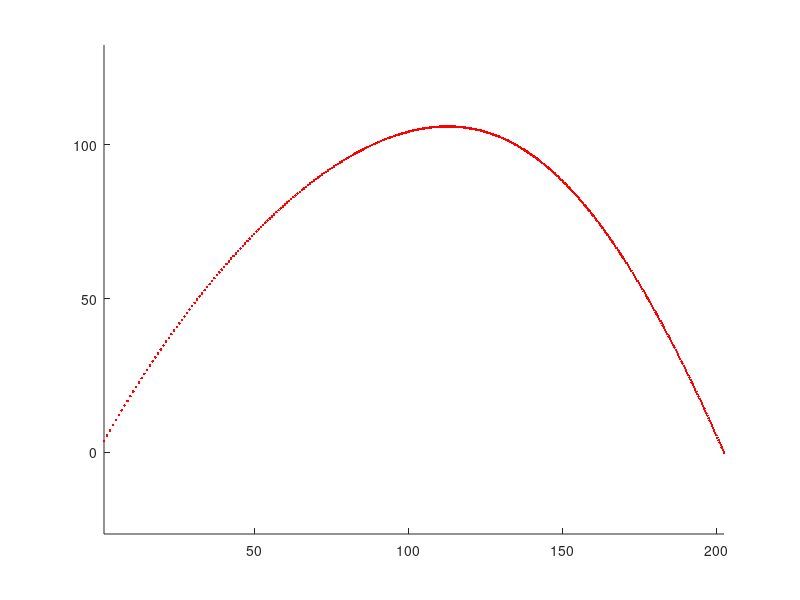

The MATLAB source for this figure:
g = 9.81; %Acceleration by gravity
dt = 0.025; %time step increment
vWind = [4 0]; %wind speed vector CHANGE THIS VALUE TO [10 0] or [-10 0]
mass = 4; %mass of projectile
rho = 1.225; %density of air
coeffDrag = 0.5; %Coefficient of drag, generally 0.5 for a sphere
area = 0.097986; %cross-sectional area of projectile
maxDist = 0; %var for max distance
maxTheta = 0; %var for max theta
maxV = 0;

%define trebuchet constants
lRod = 14; %length of rod, meters
k = 2762.45; %spring constant, N/m
I = 16676.78; %moment of inertia


%find optimal theta
for theta = 0:0.05:90
    h = lRod*sind(theta);
    xs2 = 2 * lRod^2 - 2 * lRod^2 * cosd(theta);
    xi = -lRod * cosd(theta);
    vi = sqrt( ((0.5 * k * xs2) + (mass * g * h))/(0.5 * mass + I/(lRod^2)) );
    v=[vi*cosd(theta) vi*sind(theta)]; %velocity into components
    p = [xi h]; %update this to be the initial position vector
    while p(2)>0
        vLast = v;

        %      1/2 *density  *  Cd  *  x-sect-area * v^2   *   opposite sign of current velocity 
        Fdrag = 0.5 * rho * coeffDrag * area * (vLast.^2) .* (-1 * sign(vLast));

        %Fnet is gravity plus drag
        Fnet = [0 -g*mass] + Fdrag;

        a = Fnet / mass; %acceleration
        v = vLast + a*dt; %new current velocity

        vAvg = 0.5 * (vLast + v); %avg velocity over last time interval
        p = p + (vAvg+vWind)*dt; %update position
    end
    if p(1)>maxDist %check to find max distance/theta
        maxDist = p(1);
        maxTheta = theta;
        maxV = vi;
    end
    disp(['Distance travelled: ' num2str(p(1))]);
end
disp(['Max v: ' num2str(maxV)]);
disp(['Max distance: ' num2str(maxDist)]);
disp(['Angle: ' num2str(maxTheta)]);

%draw plot for best theta
figure
theta=maxTheta;
v=[vi*cosd(theta) vi*sind(theta)];
p = [0 2];
while p(2)>0
    vLast = v;

    Fdrag = 0.5 * rho * coeffDrag * area * (vLast.^2) .* (-1 * sign(vLast));

    Fnet = [0 -g*mass] + Fdrag;

    a = Fnet / mass;
    v = vLast + a*dt;

    vAvg = 0.5 * (vLast + v);
    p = p + (vAvg+vWind)*dt;

    hold on
    plot(p(1),p(2),'r.');
    axis equal
    getframe;
end